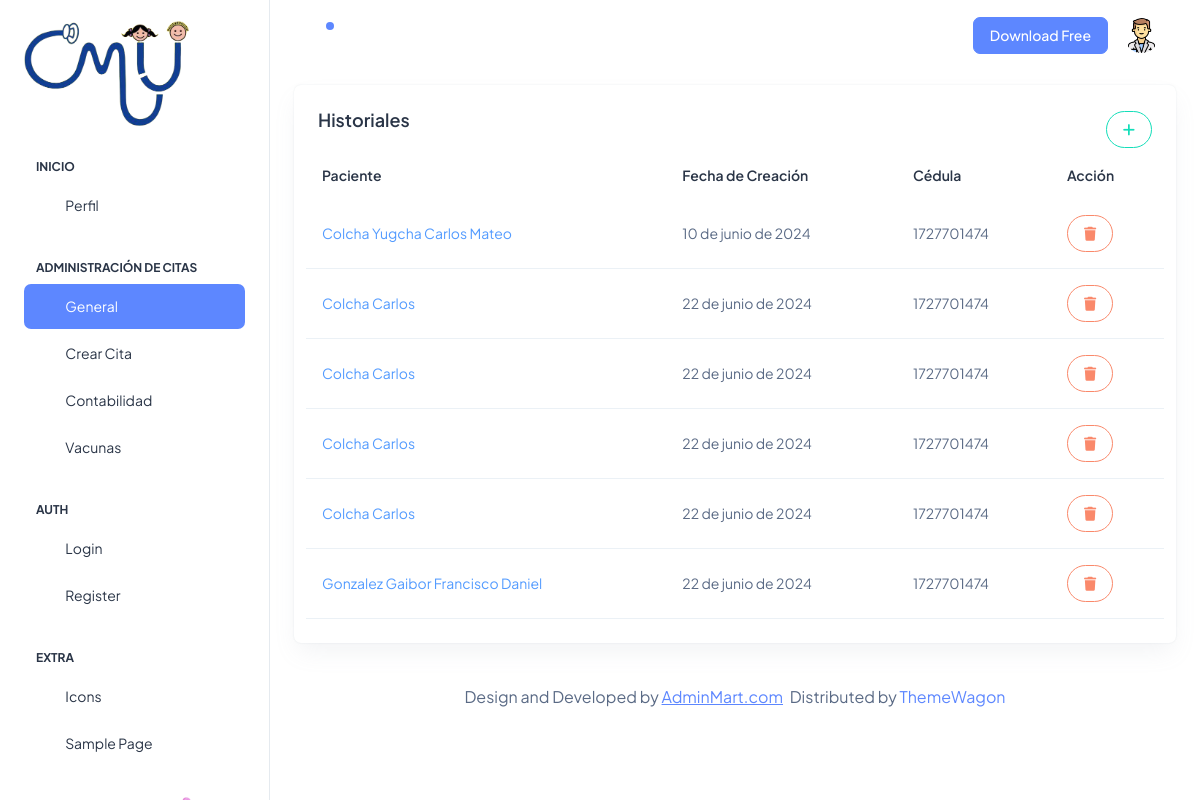
The page /historiales/doc_inicio/ (signed in) on the database as committed earlier.
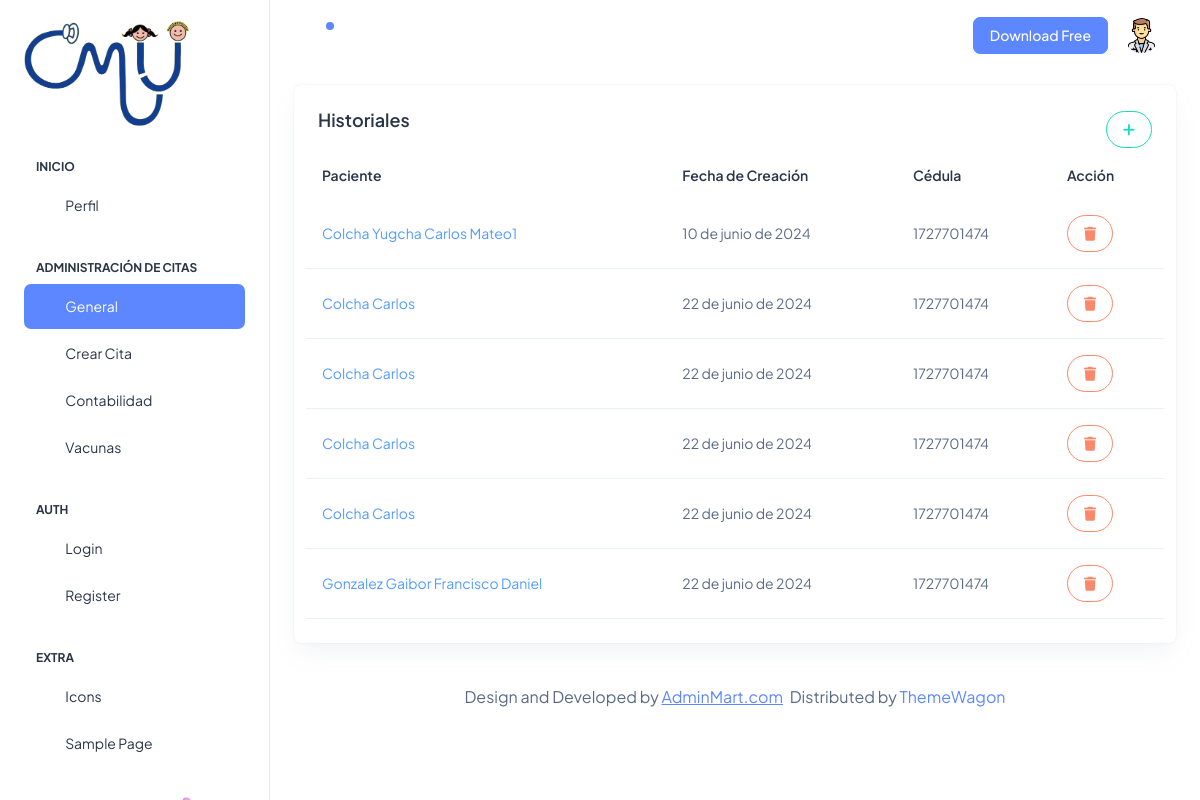
The same page on the database as committed later.
### Aplicaciones/Historiales/models.py (models this page shows, shortened)
class Patient(models.Model):
    idPat=models.AutoField(primary_key=True)
    creation=models.DateField(default=datetime.date.today)
    lastnPat=models.CharField(max_length=150)
    namePat=models.CharField(max_length=150)
    pldatePat=models.TextField()
    birthPat=models.DateField()
    fagePat=models.CharField(max_length=150)
    natiPat=models.CharField(max_length=150)
    placePat=models.TextField(max_length=150)
    ciPat=models.CharField(max_length=10)
    genPat=models.ForeignKey(Gender, on_delete=models.PROTECT)
    mom=models.ForeignKey(MadreCita, null=True, blank=True, on_delete=models.PROTECT)
    dad=models.ForeignKey(PadreCita, null=True, blank=True, on_delete=models.PROTECT)
    tf_casa=models.CharField(null=True, blank=True, max_length=10)
    cell=models.CharField(null=True, blank=True, max_length=10)
    tf_tra=models.CharField(null=True, blank=True, max_length=10)

### Aplicaciones/Historiales/views.py (the view)
# urls.py: path('doc_inicio/', views.doc_inicio, name='doc_inicio'),
@login_required
@custom_login_required
def doc_inicio (request):
    histobdd=Patient.objects.all()
    return render(request,'general/doc_inicio.html',{'historiales':histobdd})

### Aplicaciones/Historiales/templates/general/doc_inicio.html
{% extends 'doc_plantilla.html' %}
{% block doc_contenido %}
<div class="col-lg-12">
  <div class="row">
    <div class="col-lg-12">
      <div class="card overflow-hidden">
        <div class="card-body p-4">
          <div class="d-flex justify-content-between align-items-center">
            <h5 class="card-title mb-9 fw-semibold">Historiales</h5>
            <a href="{% url 'new_patient' %}" class="btn btn-outline-success rounded-pill" title="Crear Historial">
              <i class="fa fa-add"></i>
            </a>
          </div>
          <div class="row align-items-center">
            <table id="tbl_horarios" class="table text-nowrap mb-0 align-middle">
              <thead class="text-dark fs-4">
                <tr>
                  <th class="border-bottom-0">
                    <h6 class="fw-semibold mb-0">Paciente</h6>
                  </th>
                  <th class="border-bottom-0">
                    <h6 class="fw-semibold mb-0">Fecha de Creación</h6>
                  </th>
                  <th class="border-bottom-0">
                    <h6 class="fw-semibold mb-0">Cédula</h6>
                  </th>
                  <th class="border-bottom-0">
                    <h6 class="fw-semibold mb-0">Acción</h6>
                  </th>
                </tr>
              </thead>
              <tbody>
                {% for histo in historiales %}
                  <tr>
                    <td>
                      <a href="{% url 'doc_patient' histo.idPat %}"><span class="text-info">{{histo.lastnPat}} {{histo.namePat}}</span></a>
                    </td>
                    <td>{{histo.creation}}</td>
                    <td>{{histo.ciPat}}</td>
                    <td>
                        <a href="javascript:void(0)" onclick="delete_adci('/delete_adci/{{ cita.id }}');" class="btn btn-outline-danger rounded-pill"><i class="fa fa-trash"></i></a>
                    </td>
                  </tr>
                  {% endfor %}
              </tbody>
            </table>
          </div>
        </div>
      </div>
    </div>
  </div>
</div>
{% endblock %}

Rows that differ between the two databases and show on the page:
changed Patient "Colcha Yugcha": namePat "Carlos Mateo" → "Carlos Mateo1"
